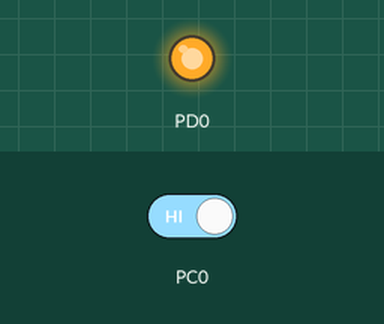
Simulated run of this program. Board: ATmega32, built with avr-gcc and emulated at 8 MHz. On the bench: output pins drawn as LEDs (lit = HIGH). Inputs (shaded band) come from the test bench; at power-on: PC0 HIGH.

Above: at 1.2 s.
1.3 s: PC0 driven LOW
At 2.3 s:
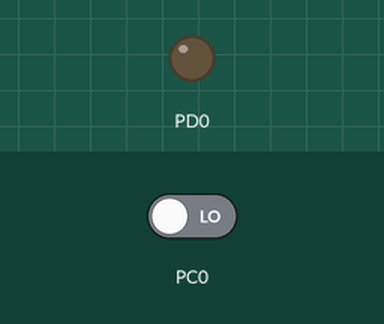
2.8 s: PC0 driven HIGH
At 3.4 s:
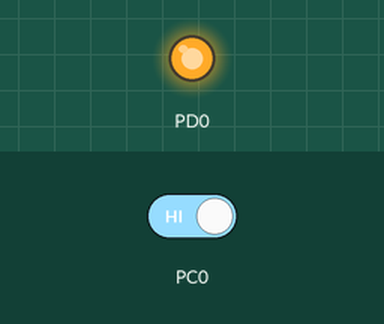
Timing chart, 0 to 5.8 s (numbered marks = the images above; inputs shaded):
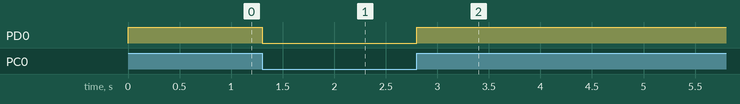

Measured:
- after the input at 1.3 s, PD0: HIGH → LOW at once
- after the input at 2.8 s, PD0: LOW → HIGH at once

The program:

main.c
```c
/*
 * GccApplication1.c
 *
 * Created: 10/18/2017 10:16:35 PM
 * Author : Amin
 */

#define F_CPU 8000000UL
#include <util/delay.h>
#include <avr/io.h>


int main(void)
{
	DDRC &= (0<<PD0);
	DDRD |= (1<<PD0);
	/* Replace with your application code */
	while (1)
	{
		 uint8_t input = 0;
		 input = PINC & 0x01;
		if( input == 0x00){

			PORTD &= (1<<PD0);
			if(PORTD == 0x01){
				PORTD = 0x00;
			}
		}
		else{
			PORTD |= (1<<PD0);
		}
	}
}
```
